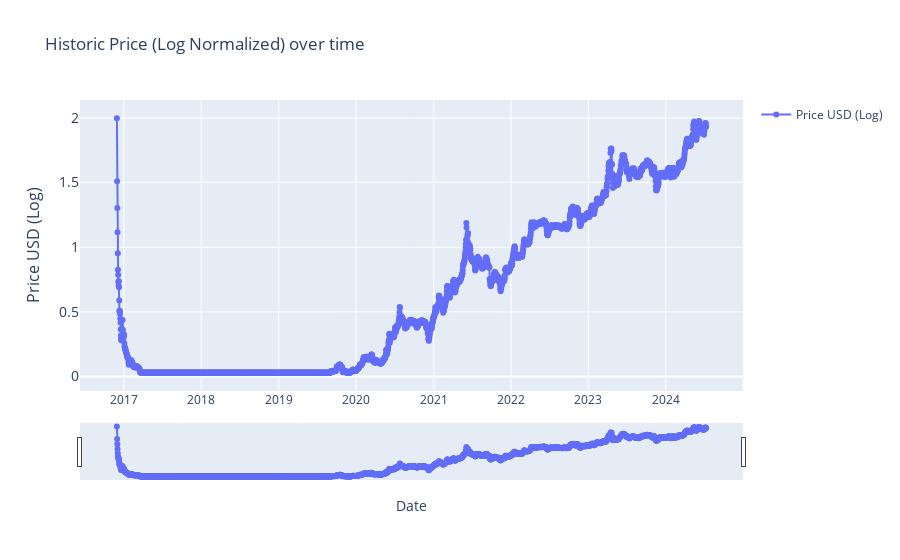
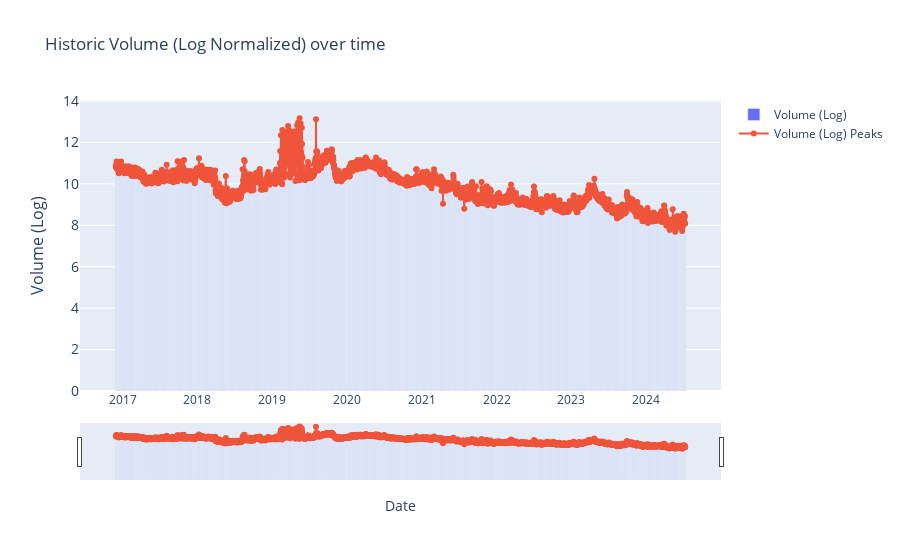

These figures' notebook cell, in order:
### Markdown cell above
### lognormal_historic_data

### Code cell
#outputs log normalised historic price + volume charts

import pandas as pd
import numpy as np
from ipywidgets import interact, DatePicker
import plotly.graph_objects as go

ln_df = create_ln_df(current_item)

start_date_picker = DatePicker(description='Start Date', value=START_DATE)
end_date_picker = DatePicker(description='End Date', value=END_DATE)

#NOTE: Top is LN price, bottom in LN volume.

interact(lambda start_date, end_date: plot_lognormalised_historic_price(ln_df, start_date, end_date),
         start_date=start_date_picker, end_date=end_date_picker)

interact(lambda start_date, end_date: plot_lognormalised_historic_volume(ln_df, start_date, end_date),
         start_date=start_date_picker, end_date=end_date_picker)

### Figure 1 — Plotly figure (JSON) as saved in the notebook; plotly's stock layout.template omitted (floating-point values rounded to 4 significant figures; data arrays with more than 128 entries replaced by an {"elided": "..."} marker saying what was removed)
{"data": [{"mode": "lines+markers", "name": "Price USD (Log)", "type": "scatter", "x": {"elided": "2780 str values"}, "y": {"elided": "2780 float values"}}], "layout": {"showlegend": true, "title": {"text": "Historic Price (Log Normalized) over time"}, "xaxis": {"rangeslider": {"visible": true}, "title": {"text": "Date"}, "type": "date"}, "yaxis": {"tickfont": {"size": 14}, "title": {"font": {"size": 16}, "text": "Price USD (Log)"}}}}

### Figure 2 — Plotly figure (JSON) as saved in the notebook; plotly's stock layout.template omitted (floating-point values rounded to 4 significant figures; data arrays with more than 128 entries replaced by an {"elided": "..."} marker saying what was removed)
{"data": [{"name": "Volume (Log)", "type": "bar", "x": {"elided": "2780 str values"}, "y": {"elided": "2780 float values"}}, {"mode": "lines+markers", "name": "Volume (Log) Peaks", "type": "scatter", "x": {"elided": "2780 str values"}, "y": {"elided": "2780 float values"}}], "layout": {"showlegend": true, "title": {"text": "Historic Volume (Log Normalized) over time"}, "xaxis": {"rangeslider": {"visible": true}, "title": {"text": "Date"}, "type": "date"}, "yaxis": {"tickfont": {"size": 14}, "title": {"font": {"size": 16}, "text": "Volume (Log)"}}}}
